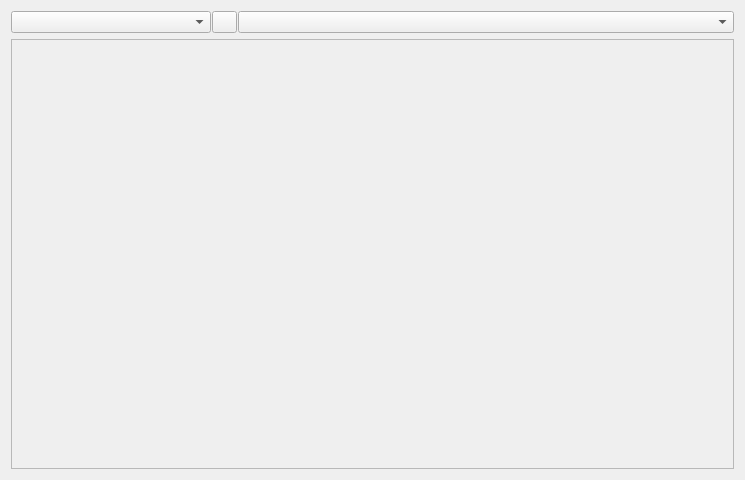
<?xml version="1.0" encoding="UTF-8"?>
<ui version="4.0">
 <class>EditorTab</class>
 <widget class="QWidget" name="EditorTab">
  <property name="geometry">
   <rect>
    <x>0</x>
    <y>0</y>
    <width>745</width>
    <height>480</height>
   </rect>
  </property>
  <property name="windowTitle">
   <string>Form</string>
  </property>
  <property name="windowIcon">
   <iconset resource="../../ART.qrc">
    <normaloff>:/images/editorsettings.png</normaloff>:/images/editorsettings.png</iconset>
  </property>
  <layout class="QGridLayout" name="gridLayout">
   <item row="0" column="0">
    <layout class="QVBoxLayout" name="mVLayout">
     <item>
      <layout class="QHBoxLayout" name="mTopComboLayout">
       <property name="spacing">
        <number>1</number>
       </property>
       <item>
        <widget class="QComboBox" name="mDocumentCombo">
         <property name="sizePolicy">
          <sizepolicy hsizetype="Maximum" vsizetype="Maximum">
           <horstretch>0</horstretch>
           <verstretch>0</verstretch>
          </sizepolicy>
         </property>
         <property name="minimumSize">
          <size>
           <width>200</width>
           <height>0</height>
          </size>
         </property>
         <property name="maximumSize">
          <size>
           <width>200</width>
           <height>16777215</height>
          </size>
         </property>
        </widget>
       </item>
       <item>
        <widget class="QPushButton" name="mCloseButton">
         <property name="sizePolicy">
          <sizepolicy hsizetype="Maximum" vsizetype="Maximum">
           <horstretch>0</horstretch>
           <verstretch>0</verstretch>
          </sizepolicy>
         </property>
         <property name="minimumSize">
          <size>
           <width>0</width>
           <height>0</height>
          </size>
         </property>
         <property name="maximumSize">
          <size>
           <width>25</width>
           <height>25</height>
          </size>
         </property>
         <property name="text">
          <string/>
         </property>
         <property name="icon">
          <iconset resource="../../ART.qrc">
           <normaloff>:/images/close.png</normaloff>:/images/close.png</iconset>
         </property>
        </widget>
       </item>
       <item>
        <widget class="QComboBox" name="mMethodCombo">
         <property name="sizePolicy">
          <sizepolicy hsizetype="Minimum" vsizetype="Maximum">
           <horstretch>7</horstretch>
           <verstretch>0</verstretch>
          </sizepolicy>
         </property>
        </widget>
       </item>
      </layout>
     </item>
     <item>
      <widget class="QFrame" name="mBotFrame">
       <property name="sizePolicy">
        <sizepolicy hsizetype="Preferred" vsizetype="Expanding">
         <horstretch>0</horstretch>
         <verstretch>0</verstretch>
        </sizepolicy>
       </property>
       <property name="frameShape">
        <enum>QFrame::StyledPanel</enum>
       </property>
       <property name="frameShadow">
        <enum>QFrame::Raised</enum>
       </property>
       <layout class="QGridLayout" name="mBotFrameLayout">
        <property name="leftMargin">
         <number>0</number>
        </property>
        <property name="topMargin">
         <number>0</number>
        </property>
        <property name="rightMargin">
         <number>0</number>
        </property>
        <property name="bottomMargin">
         <number>0</number>
        </property>
        <item row="0" column="0">
         <widget class="QStackedWidget" name="mEditStackedWidget"/>
        </item>
       </layout>
      </widget>
     </item>
    </layout>
   </item>
  </layout>
 </widget>
 <resources>
  <include location="../../ART.qrc"/>
 </resources>
 <connections/>
</ui>
